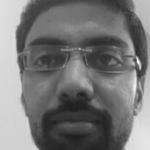
#> input picture PycharmProjects/project2/0.jpeg, 150 x 150 px
$ python compare.py --first 0.jpeg --second 2.jpeg   (older library calls are emulated)
#> lines starting #> are read from the running program, lines starting #| are printed output that depends on the picture; after the words box and inside, x2 and y2 are one past the last pixel; in counts of white or black regions, pixels touching at a corner belong together; long printed decimals are rounded
# import the necessary packages
#!/usr/bin/pyhton
# import the necessary packages
from skimage.measure import compare_ssim
import argparse
import imutils
import cv2

# construct the argument parse and parse the arguments
ap = argparse.ArgumentParser()
ap.add_argument("-f", "--first", required=True,
	help="first input image")
ap.add_argument("-s", "--second", required=True,
	help="second")
args = vars(ap.parse_args())
# load the two input images
imageA = cv2.imread(args["first"])
#> imageA is the input picture: shape (150, 150, 3); min 31, max 251, mean 118.4
imageB = cv2.imread(args["second"])
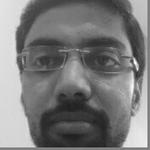
#> input picture PycharmProjects/project2/2.jpeg, 150 x 150 px
#> imageB is the input picture: shape (150, 150, 3); min 30, max 255, mean 122.2

# convert the images to grayscale
grayA = cv2.cvtColor(imageA, cv2.COLOR_BGR2GRAY)
grayB = cv2.cvtColor(imageB, cv2.COLOR_BGR2GRAY)
# compute the Structural Similarity Index (SSIM) between the two
# images, ensuring that the difference image is returned
(score, diff) = compare_ssim(grayA, grayB, full=True)
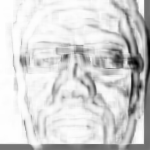
#> diff: shape (150, 150) float64; min -0.762, max 1, mean 0.706; drawn with min black and max white
#> score = 0.729
diff = (diff * 255).astype("uint8")
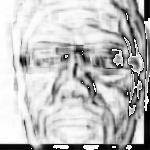
#> diff: shape (150, 150); min 0, max 255, mean 192
print("SSIM: {}".format(score))
#| SSIM: 0.7286
# threshold the difference image, followed by finding contours to
# obtain the regions of the two input images that differ
thresh = cv2.threshold(diff, 0, 255,
	cv2.THRESH_BINARY_INV | cv2.THRESH_OTSU)[1]
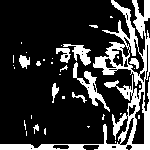
#> thresh: shape (150, 150); 21.4% white; 36 white regions (27 under 20 px)
cnts = cv2.findContours(thresh.copy(), cv2.RETR_EXTERNAL,
	cv2.CHAIN_APPROX_SIMPLE)
#> cnts = 32 contours, 25 with area under 20; largest, box (x1, y1, x2, y2) and area: (0, 0, 150, 150) 4064, (73, 62, 110, 112) 335, (63, 44, 91, 66) 190, (56, 48, 71, 63) 103, (19, 55, 30, 69) 76, (52, 83, 59, 103) 50, (72, 92, 87, 103) 26
cnts = cnts[0] if imutils.is_cv2() else cnts[1]

# loop over the contours
for c in cnts:
	# compute the bounding box of the contour and then draw the
	# bounding box on both input images to represent where the two
	# images differ
	(x, y, w, h) = cv2.boundingRect(c)
	cv2.rectangle(imageA, (x, y), (x + w, y + h), (0, 0, 255), 2)
	cv2.rectangle(imageB, (x, y), (x + w, y + h), (0, 0, 255), 2)
#> this loop made 32 passes
#> (x, y, w, h) on passes 5, 6, 8, 11, 13, 16, 17, 18, 20, 22, 23, 25: (33, 124, 6, 10), (24, 120, 2, 10), (102, 114, 3, 6), (72, 92, 15, 11), (52, 83, 7, 20), (60, 65, 8, 7), (13, 65, 1, 1), (73, 62, 37, 50), (36, 61, 5, 5), (52, 58, 1, 1), (19, 55, 11, 14), (26, 52, 1, 1)
#> (c, x, y, w, h) on passes 1, 2, 3, 4, 7, 9: ([[115, 141], [115, 142]], 115, 141, 1, 2), ([[26, 131], [26, 135]], 26, 131, 1, 5), ([[45, 128], [44, 129], [44, 133], [45, 134]], 44, 128, 2, 7), ([[87, 126], [88, 127], [89, 126]], 87, 126, 3, 2), ([[31, 115], [31, 118]], 31, 115, 1, 4), ([[120, 113], [120, 114], [121, 113]], 120, 113, 2, 2)
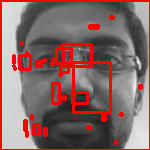
#> imageA: shape (150, 150, 3); 13.54% of pixels changed, all inside (x1, y1, x2, y2) = (0, 0, 150, 150)
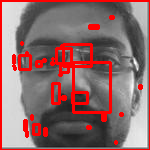
#> imageB: shape (150, 150, 3); 13.54% of pixels changed, all inside (x1, y1, x2, y2) = (0, 0, 150, 150)

# show the output images
cv2.imshow("Original", imageA)
cv2.imshow("Modified", imageB)
cv2.imshow("Diff", diff)
cv2.imshow("Thresh", thresh)
cv2.waitKey(0)
